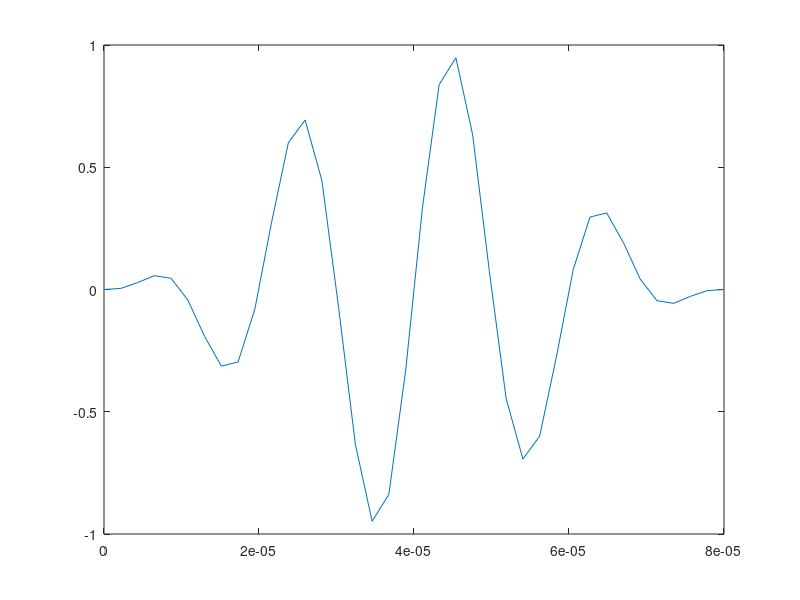

Write MATLAB code to recreate this figure. (Note: this script raises an error after producing the figure.)
%this script performs a finite difference calculation on SCK-CEN interest
%samples

clear all
close all
clc

%% material parameters
rho=1.3;
c=340;
%% grid parameters
fac=10;
D=0.4;  %in m
L=0.8;  %in m !!!x-y coordinate system

dx=1e-4*fac;
dz=dx;

ndx=round(L/dx);
ndz=round(D/dz);

dt=1/real(c)/sqrt(1/dx^2+1/dz^2);

xvec=linspace(0,L,ndx);
zvec=linspace(0,D,ndz);

simt=2e-3;%total simulation time in s
ndt=round(simt/dt);
tvec=linspace(0,simt,ndt);


%% excitation parameters
Texc=simt/100;
fexc=1/Texc;
nT=4;
next=round(nT*Texc/dt);
ext=hanning(next);
nexpx=1;
nexpz=1;
exx=hanning(nexpx);
exz=hanning(nexpz);
exxz=(exx*ones(1,nexpz)).*(ones(nexpx,1)*exz.');

expointx=round(ndx/4);
expointz=round(ndz/4);

hh=figure;
texc=linspace(0,nT*Texc,next);
plot(texc,sin(2*pi*fexc*texc).*ext.')
%% defect parameters
% %defect boundaries
lengthD=10*dx;
heigthD=3*D/4;
Dleft=L/2-lengthD/2;
Dright=L/2+lengthD/2;
Dtop=D-heigthD;
Dbottom=D;

Dlength=abs(Dright-Dleft);
Ddepth=abs(Dbottom-Dtop);

left=round(Dleft/L*ndx);
right=round(Dright/L*ndx);
top=ndz-round(Dtop/D*ndz);
bottom=ndz-round(Dbottom/D*ndz)+1;

%no defect
% left=[];
% right=[];
% top=[];
% bottom=[];

%% record points
xrec=Dright+20*dx;
zrec=D-Dtop+20*dz;
xrec=round(xrec/L*ndx);
zrec=round(zrec/D*ndz);

%% initiate matrices
vxold=zeros(ndx,ndz);
vzold=zeros(ndx,ndz);
vx=zeros(ndx,ndz);
vz=zeros(ndx,ndz);
Pold=zeros(ndx,ndz);
P=zeros(ndx,ndz);
uxold=zeros(ndx,ndz);
ux=zeros(ndx,ndz);

recn=10; %number of frames
M1=zeros(ndx,ndz,recn);
M2=zeros(ndx,ndz,recn);

recordstep=1;
Precord=zeros(1,ndt/recordstep);
vxrecord=zeros(1,ndt/recordstep);

%% running loop
vis=1;
counter=1;
counterM=1;
counterrec=1;
if vis
    h=figure;
    maximize(gcf)
end
for t=1:ndt
    if t<=next
        P(expointx:expointx+nexpx-1,expointz:expointz+nexpz-1)=exxz*sin(2*pi*fexc*t*dt)*ext(t);
        figure(hh);
        hold on
        plot(t*dt,sin(2*pi*fexc*t*dt)*ext(t),'*k');
    end   

    %calculate differences
    %pressure to position, for velocities
    Px=1/(dx)*(P([2:end,1],:)-P);
    Pz=1/(dz)*(P(:,[end,1:end-1])-P);
    %calculate new velocities
    vx=-dt/rho*Px+vxold;
    vz=-dt/rho*Pz+vzold;
    
    Pold=P;
    
    %boundary conditions-> material boundaries
    %top
    vz(:,1)=zeros;
    %bottom
    vz(:,end)=zeros;
    %left
    vx(1,:)=zeros;
    %right
    vx(end,:)=zeros;
    %vx(end,:)=zeros;
    
    %boundary conditions-> defect boundaries
    %displacement zero at defect's boundaries
    %left
    vx(left,bottom:top)=zeros;
    %right
    vx(right,bottom:top)=zeros;
    %bottom
    vz(left:right,bottom)=zeros;
    %top
    vz(left:right,top)=zeros;
    
    %calculate velocity position differences
    vxx=1/(dx)*(vx-vx([end,1:end-1],:));
    vzz=1/(dz)*(vz-vz(:,[2:end,1]));
    %calculate new pressure
    P=-c^2*rho*dt*(vxx+vzz)+Pold;
    
    %calculate displacements
    ux=vx*dt+uxold;
    
    vxold=vx;
    vzold=vz;
       
    uxold=ux;
    
    %save data for visualization and further analysis
    if ~mod(t,recordstep)
        Precord(:,counterrec)=P(xrec,zrec);
        vxrecord(:,counterrec)=vx(xrec,zrec);
        counterrec=counterrec+1;
    end
    
    %save imagesc
    if ~mod(counter-1,round(ndt/recn))
        M1(:,:,counterM)=vx;
        M2(:,:,counterM)=vz;
        counterM=counterM+1;
    end
    
    counter=counter+1;
    
    %visualize during calculation
    if vis
        fig=real(P);
        fig(left:right,bottom:top)=zeros;
        figure(h)
        imagesc(xvec,zvec,fig.')
        axis xy
        axis tight
        title(['t = ',num2str(t*dt),' of ',num2str(ndt*dt)])
        pause(0.01)
    end
    
    %visualize progress
    if~mod(round(t/ndt*100),10)
        if ~(round(t/ndt*100)==round((t-1)/ndt*100))
            fprintf('%.f \n',round(t/ndt*100))
        end
    end
    
end


%% visualize
visM=M2;
h=figure;
maximize(h)
cmax=max(max(max(visM(2:end-1,2:end-1,:))));
cmin=min(min(min(visM(2:end-1,2:end-1,:))));
for ii=1:size(visM,3);
    fig=squeeze(visM(2:end-1,2:end-1,ii));
    imagesc(xvec,zvec,fig.');
    axis xy
    axis equal
    axis tight
    caxis([cmin,cmax])
    hold on
    plot(xrec/ndx*L,zrec/ndz*D,'*k')
    pause(0.1)
    hold off
end

%% visualize surface
figure
vis=Precord;
stepm=100;
plot(tvec,vis)
xlabel('time (s)')
ylabel('amplitude (a.u.)')




